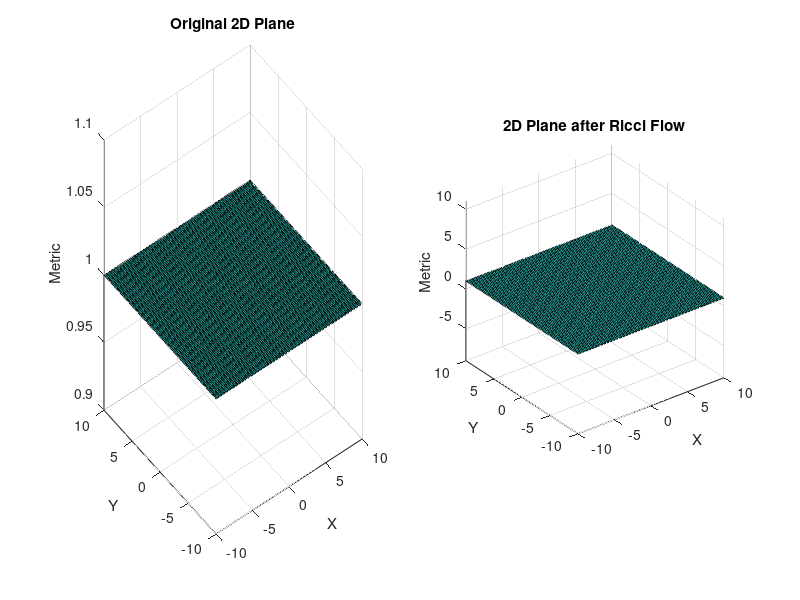

The MATLAB source for this figure:
% Ricci_flow_example2
% Define a grid on the 2D plane
x = linspace(-10, 10, 100);
y = linspace(-10, 10, 100);
[X, Y] = meshgrid(x, y);

% No Ricci flow on a flat 2D plane, so the metric remains unchanged
metric = ones(size(X));

% Plot the original 2D plane
figure(38);
subplot(1, 2, 1);
surf(X, Y, metric);
title('Original 2D Plane');
xlabel('X');
ylabel('Y');
zlabel('Metric');

% Ricci flow does not affect the flat plane, so the result is the same
subplot(1, 2, 2);
surf(X, Y, metric);
title('2D Plane after Ricci Flow');
xlabel('X');
ylabel('Y');
zlabel('Metric');

% Adjust axis for better visualization
axis equal;